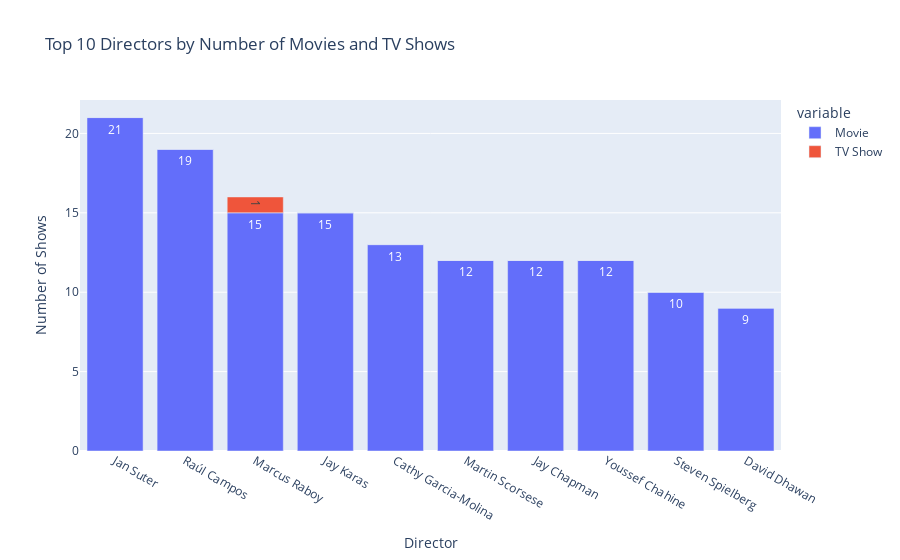

Notebook code for this chart:
### Code cell
df['director'] = df['director'].fillna('Unknown')

# Split multiple directors and explode
df_directors = df.assign(director=df['director'].str.split(',')).explode('director')

# Strip extra spaces
df_directors['director'] = df_directors['director'].str.strip()

# Remove 'Unknown' directors
df_directors = df_directors[df_directors['director'] != 'Director not specified']

# Count number of movies and TV shows per director
director_type_counts = pd.crosstab(df_directors['director'], df_directors['type'])

# Select top 10 directors by total number of shows
top_directors = director_type_counts.sum(axis=1).sort_values(ascending=False).head(10).index
top_director_type_counts = director_type_counts.loc[top_directors]

# Reset index for plotting
top_director_type_counts = top_director_type_counts.reset_index()

# Plot stacked bar chart
fig = px.bar(top_director_type_counts,
             x='director',
             y=['Movie', 'TV Show'],
             title='Top 10 Directors by Number of Movies and TV Shows',
             labels={'value':'Number of Shows','director':'Director'},
             text_auto=True)

fig.show()

### Figure 1 — Plotly figure (JSON) as saved in the notebook; plotly's stock layout.template omitted (floating-point values rounded to 4 significant figures)
{"data": [{"alignmentgroup": "True", "hovertemplate": "variable=Movie<br>Director=%{x}<br>Number of Shows=%{y}<extra></extra>", "legendgroup": "Movie", "marker": {"color": "#636efa", "pattern": {"shape": ""}}, "name": "Movie", "offsetgroup": "Movie", "orientation": "v", "showlegend": true, "textposition": "auto", "texttemplate": "%{y}", "type": "bar", "x": ["Jan Suter", "Raúl Campos", "Marcus Raboy", "Jay Karas", "Cathy Garcia-Molina", "Martin Scorsese", "Jay Chapman", "Youssef Chahine", "Steven Spielberg", "David Dhawan"], "xaxis": "x", "y": [21, 19, 15, 15, 13, 12, 12, 12, 10, 9], "yaxis": "y"}, {"alignmentgroup": "True", "hovertemplate": "variable=TV Show<br>Director=%{x}<br>Number of Shows=%{y}<extra></extra>", "legendgroup": "TV Show", "marker": {"color": "#EF553B", "pattern": {"shape": ""}}, "name": "TV Show", "offsetgroup": "TV Show", "orientation": "v", "showlegend": true, "textposition": "auto", "texttemplate": "%{y}", "type": "bar", "x": ["Jan Suter", "Raúl Campos", "Marcus Raboy", "Jay Karas", "Cathy Garcia-Molina", "Martin Scorsese", "Jay Chapman", "Youssef Chahine", "Steven Spielberg", "David Dhawan"], "xaxis": "x", "y": [0, 0, 1, 0, 0, 0, 0, 0, 0, 0], "yaxis": "y"}], "layout": {"barmode": "relative", "legend": {"title": {"text": "variable"}, "tracegroupgap": 0}, "title": {"text": "Top 10 Directors by Number of Movies and TV Shows"}, "xaxis": {"anchor": "y", "domain": [0, 1], "title": {"text": "Director"}}, "yaxis": {"anchor": "x", "domain": [0, 1], "title": {"text": "Number of Shows"}}}}
